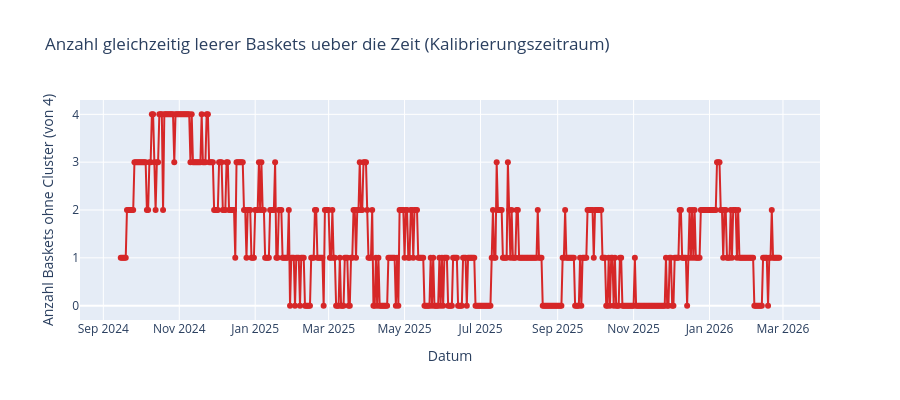

Here is the notebook cell this chart was saved with:
### Code cell
# --- Verlauf ueber die Zeit: Anzahl leerer Baskets pro Tag (Plotly) ---
# Zeigt, ob "0 Cluster" ueber die Zeit gleichmaessig verteilt ist oder in
# Phasen (z.B. marktweite Unkorreliertheit) gehaeuft gleichzeitig auftritt.
fig = go.Figure()
fig.add_trace(go.Scatter(
    x=cluster_size_df.index, y=n_zero, mode="lines+markers",
    name="Anzahl Baskets ohne Cluster",
    line={"color": "#d62728"},
))
fig.update_layout(
    title="Anzahl gleichzeitig leerer Baskets ueber die Zeit (Kalibrierungszeitraum)",
    xaxis_title="Datum",
    yaxis_title=f"Anzahl Baskets ohne Cluster (von {len(basket_labels)})",
    yaxis={"range": [-0.3, len(basket_labels) + 0.3], "dtick": 1},
    height=400,
)
fig.show()

### Figure 1 — Plotly figure (JSON) as saved in the notebook; plotly's stock layout.template omitted (floating-point values rounded to 4 significant figures; data arrays with more than 128 entries replaced by an {"elided": "..."} marker saying what was removed)
{"data": [{"line": {"color": "#d62728"}, "mode": "lines+markers", "name": "Anzahl Baskets ohne Cluster", "type": "scatter", "x": {"elided": "530 str values"}, "y": {"elided": "530 int values"}}], "layout": {"height": 400, "title": {"text": "Anzahl gleichzeitig leerer Baskets ueber die Zeit (Kalibrierungszeitraum)"}, "xaxis": {"title": {"text": "Datum"}}, "yaxis": {"dtick": 1, "range": [-0.3, 4.3], "title": {"text": "Anzahl Baskets ohne Cluster (von 4)"}}}}
